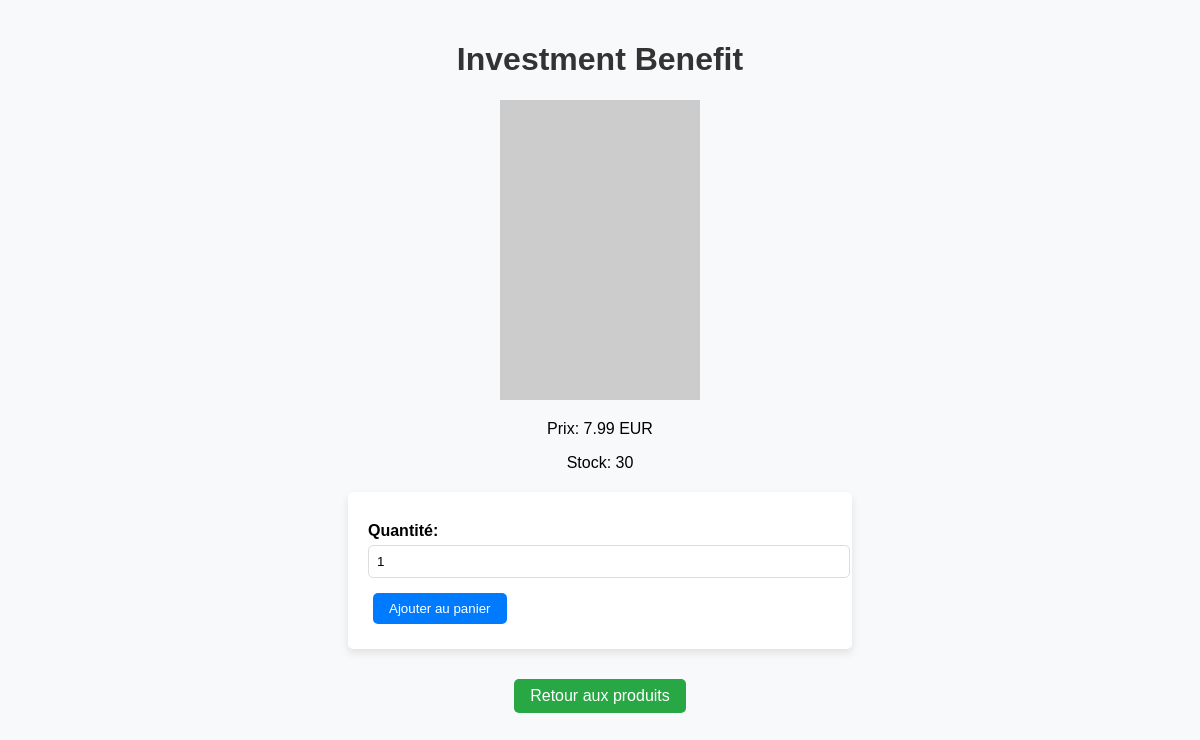
Page /product/6 on the earlier database version.
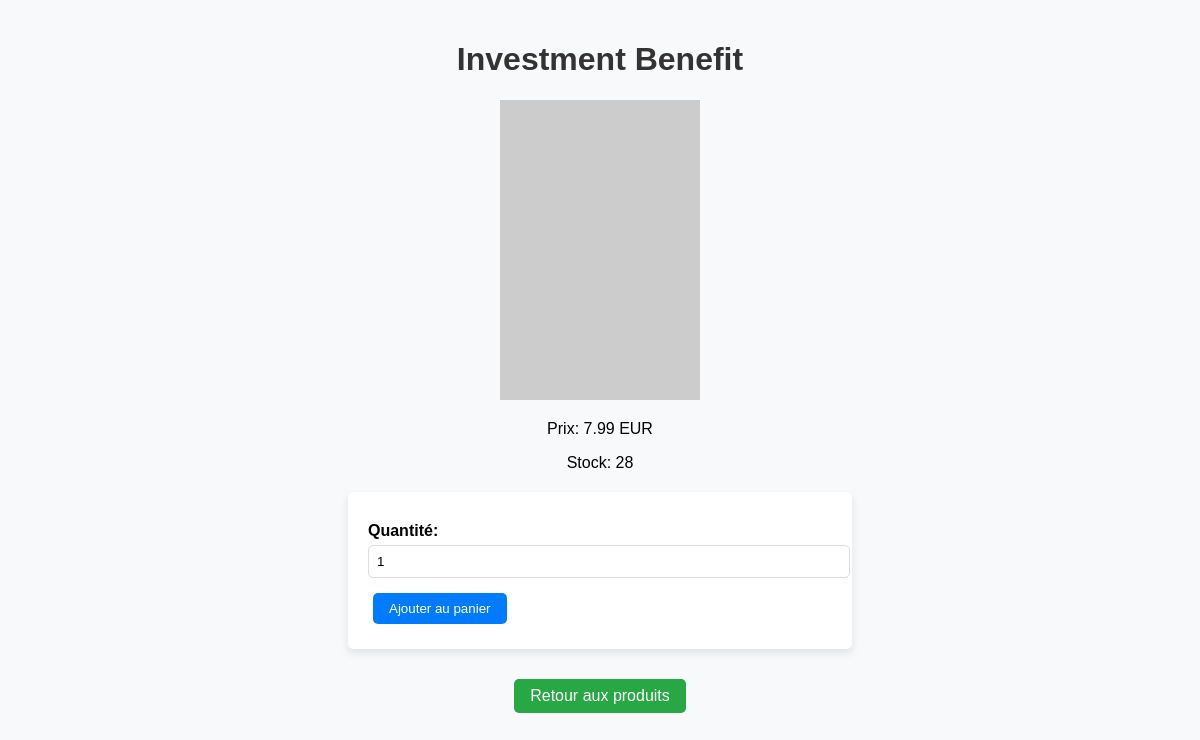
Same page on the later database version.
### tables this page shows
CREATE TABLE products (
            id INTEGER PRIMARY KEY,
            name TEXT NOT NULL,
            price REAL NOT NULL,
            stock INTEGER NOT NULL,
            image_url TEXT
        );

### app.py (the view)
@app.route("/product/<int:product_id>")
def product_detail(product_id):
    db = get_db()
    product = db.execute(
        "SELECT * FROM products WHERE id = ?", (product_id,)
    ).fetchone()
    if not product:
        return "Produit non trouvé", 404  # Handle missing product gracefully
    return render_template("product_detail.html", product=product)

### app.py (called while the page is built)
def get_db():
    conn = sqlite3.connect("database.db")  # Ensure this is your actual DB file
    conn.row_factory = sqlite3.Row  # Enable dictionary-like access
    return conn

### templates/product_detail.html (shortened to what this page needs)
<!DOCTYPE html>
<html lang="fr">
<head>
    <link rel="stylesheet" href="{{ url_for('static', filename='styles.css') }}" />
</head>
<body>
    <h1>{{ product.name }}</h1>
    <img src="{{ product.image_url }}" alt="{{ product.name }}" class="product-image"/>
    <p>Prix: {{ product.price }} EUR</p>
    <p>Stock: {{ product.stock }}</p>
    <form onsubmit="addToCart(event)">
        <label for="quantity">Quantité:</label>
        <input type="number" id="quantity" name="quantity" min="1" max="{{ product.stock }}" value="1" required oninput="checkQuantity()">
        <button type="submit" id="add-to-cart-btn">Ajouter au panier</button>
    </form>
    <a href="{{ url_for('index_user') }}" class="back-link">Retour aux produits</a>
</body>
</html>

Differences in the rows shown:
changed products "Investment Benefit": stock "30" → "28"
